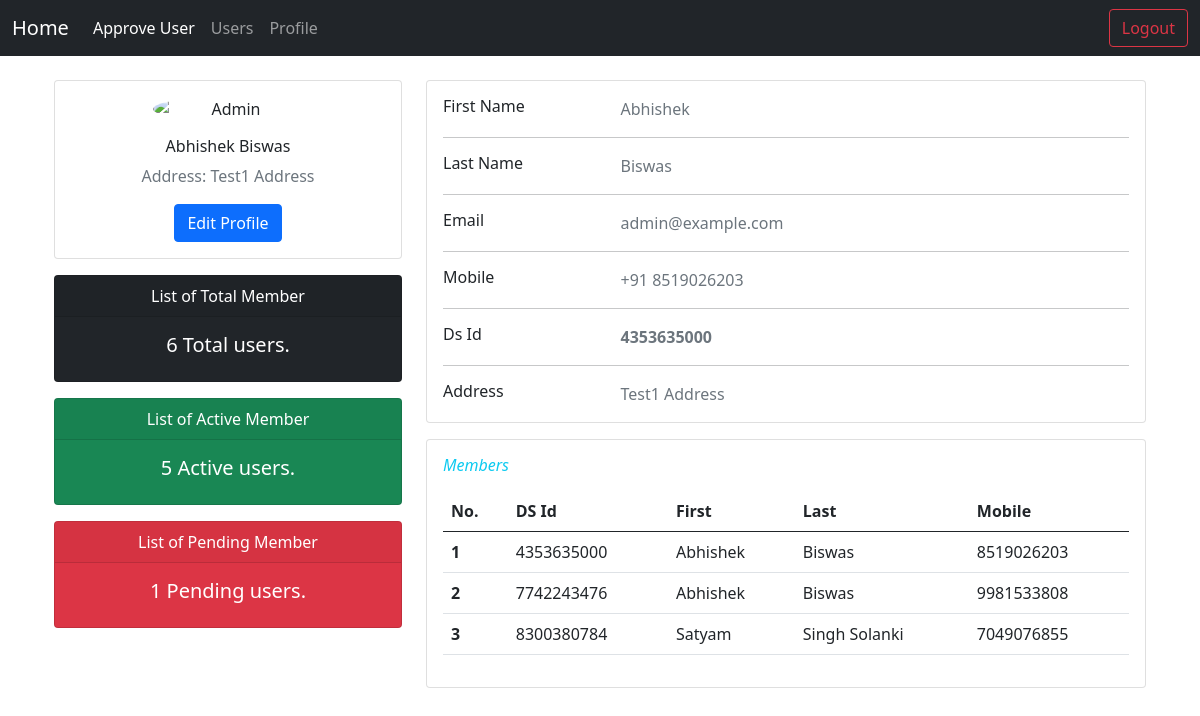
The page /management/profile/ (signed in) on the database its author committed.
### accounts/models.py (models this page shows, shortened)
class Accounts(AbstractBaseUser):
    id = models.UUIDField(default=uuid.uuid4, primary_key=True, editable=False)
    email = models.EmailField(
        verbose_name="Email/Username", max_length=60, unique=True)
    first_name = models.CharField(max_length=250)
    last_name = models.CharField(max_length=250)
    date_joined = models.DateTimeField(
        verbose_name="Date Login", auto_now_add=True)
    last_login = models.DateTimeField(
        verbose_name="Last joined", auto_now=True)
    is_active = models.BooleanField(default=False)
    is_staff = models.BooleanField(default=False)
    is_superuser = models.BooleanField(default=False)
    is_admin = models.BooleanField(default=False)
    gender = models.CharField(choices=GENDER, max_length=15)
    mobile = models.CharField(max_length=10, unique=True)
    referral_code = models.CharField(max_length=10,unique=True)
    mobile_verified = models.BooleanField(default=False)
    email_verified = models.BooleanField(default=False)
    address = models.CharField(max_length=250, null=False, blank=False)
    aadhar_card = models.CharField(max_length=12, unique=True)
    pan_number = models.CharField(max_length=10, unique=True)
    parent_id = models.CharField(unique=False, blank=False, null=False, max_length=250, verbose_name="DS ID")
    USERNAME_FIELD = 'email'
    REQUIRED_FIELDS = ['mobile', ]
    objects = AccountManager()
    class Meta:
        ordering = ["first_name"]
        verbose_name = 'account'
        verbose_name_plural = "accounts"
        db_table = 'users'

### management/views.py (the view)
# urls.py: path('profile/', Profile.as_view(), name='profile'),
class Profile(LoginRequiredMixin, ListView):
    paginate_by = 5
    def get_queryset(self):
        query = Accounts.objects.filter(parent_id=self.request.user.id)
        return query
    def get_template_names(self):
        if self.request.user.is_admin:
            return 'management/admin_profile.html'
        else:
            return 'management/profile.html'
    def get_context_data(self, **kwargs):
        context = super().get_context_data(**kwargs)
        context['active_user'] = Accounts.objects.filter(is_active=True).count()
        context['total_user'] = Accounts.objects.all().count()
        context['pending_user'] = context['total_user'] - context['active_user']
        context['parent'] = Accounts.objects.get(id=self.request.user.parent_id)
        return context

### management/templates/management/admin_profile.html
{%  extends 'base.html' %}
{% block content %}
<div class="container">
  <br>
    <div class="main-body">
          <div class="row gutters-sm">
            <div class="col-md-4 mb-3">
              <div class="card">
                <div class="card-body">
                  <div class="d-flex flex-column align-items-center text-center">
                    <img src="https://bootdey.com/img/Content/avatar/avatar7.png" alt="Admin" class="rounded-circle" width="150">
                    <div class="mt-3">
                      <h6 class="font-size-sm">{{ request.user.first_name }} {{ request.user.last_name }}</h6>
                      <p class="text-muted font-size-sm">Address: {{ request.user.address }}</p>
                      <a class="btn btn-primary" href="{% url 'accounts:update-profile' pk=request.user.id %}">Edit Profile</a>
                    </div>
                  </div>
                </div>
              </div>
                <div class="card text-white bg-dark mt-3" style="max-width: 22rem;">
                  <div class="card-header text-center">List of Total Member</div>
                  <div class="card-body">
                    <h5 class="card-title text-center">{{total_user}} Total users.</h5>
                  </div>
                </div>
                <div class="card text-white bg-success mt-3" style="max-width: 22rem;">
                  <div class="card-header text-center">List of Active Member</div>
                  <div class="card-body">
                    <h5 class="card-title text-center">{{active_user}} Active users.</h5>
                  </div>
                </div>
                <div class="card text-white bg-danger mt-3" style="max-width: 22rem;">
                  <div class="card-header text-center">List of Pending Member</div>
                  <div class="card-body">
                    <h5 class="card-title text-center">{{ pending_user }} Pending users.</h5>
                  </div>
                </div>
            </div>
              {% include 'management/user_detail.html' %}
              {% include 'management/child_data.html' %}
            </div>
          </div>
        </div>
    </div>
{% endblock %}

### management/templates/management/user_detail.html
<div class="col-md-8">
  <div class="card mb-3">
    <div class="card-body">
      <div class="row">
        <div class="col-sm-3">
          <h6 class="mb-0">First Name</h6>
        </div>
        <div class="col-sm-9 text-secondary">
            {{ request.user.first_name }}
        </div>
      </div>
      <hr>
        <div class="row">
        <div class="col-sm-3">
          <h6 class="mb-0">Last Name</h6>
        </div>
        <div class="col-sm-9 text-secondary">
            {{ request.user.last_name }}
        </div>
      </div>
        <hr>
      <div class="row">
        <div class="col-sm-3">
          <h6 class="mb-0">Email</h6>
        </div>
        <div class="col-sm-9 text-secondary">
            {{ request.user.email }}
        </div>
      </div>
      <hr>
      <div class="row">
        <div class="col-sm-3">
          <h6 class="mb-0">Mobile</h6>
        </div>
        <div class="col-sm-9 text-secondary">
            +91 {{ request.user.mobile }}
        </div>
      </div>
      <hr>
      <div class="row">
        <div class="col-sm-3">
          <h6 class="mb-0">Ds Id</h6>
        </div>
        <div class="col-sm-9 text-secondary fw-bolder">
          {{ request.user.referral_code }}
        </div>
      </div>
      <hr>
      <div class="row">
        <div class="col-sm-3">
          <h6 class="mb-0">Address</h6>
        </div>
        <div class="col-sm-9 text-secondary">
          {{ request.user.address }}
        </div>
      </div>
    </div>
  </div>

### management/templates/management/child_data.html
<div class="row gutters-sm">
                <div class="col-sm-12 mb-3">
                  <div class="card h-100">
                    <div class="card-body">
                      <h6 class="d-flex align-items-center mb-3"><i class="material-icons text-info mr-2">Members</i></h6>
                        {% if object_list.count == 0 %}
                            <p>No members found..</p>
                        {% else %}
                        <table class="table">
                            <thead>
                                <tr>
                                  <th scope="col">No.</th>
                                  <th scope="col">DS Id</th>
                                  <th scope="col">First</th>
                                  <th scope="col">Last</th>
                                  <th scope="col">Mobile</th>
                                </tr>
                            </thead>
                            <tbody>
                                {% for user in object_list %}
                                  <tr>
                                  <th scope="row">{{ forloop.counter }}</th>
                                  <td>{{user.referral_code}}</td>
                                  <td>{{user.first_name}}</td>
                                  <td>{{user.last_name}}</td>
                                  <td>{{user.mobile}}</td>
                                </tr>
                                {% endfor %}
                            </tbody>
                        </table>
                        {% endif %}
                    </div>
                  </div>
                </div>
              </div>

### rows shown on the page
Accounts: user.first_name "Abhishek", user.last_name "Biswas", user.address "Test1 Address", user.email "admin@example.com", user.mobile "8519026203", user.referral_code "4353635000", referral_code "4353635000", first_name "Abhishek", last_name "Biswas", mobile "8519026203"
Accounts: referral_code "7742243476", first_name "Abhishek", last_name "Biswas", mobile "9981533808"
Accounts: referral_code "8300380784", first_name "Satyam", last_name "Singh Solanki", mobile "7049076855"

### other values the page prints
{{ total_user }} "6"
{{ active_user }} "5"
{{ pending_user }} "1"
